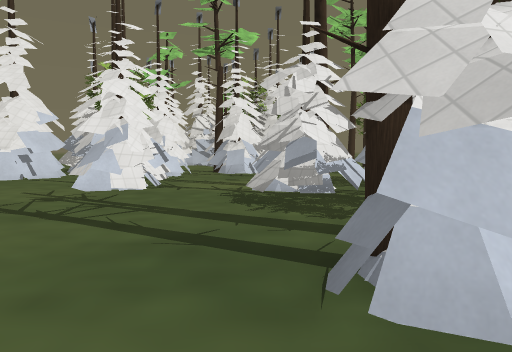
View 1 (above)

24 first-person views from a walk through a Godot game level. The camera is 1.4 m above the floor, tilts 4° down and sees 70° across. The floor is counted in squares, 2 m on a side. Each view is taken from the middle of a square. On the plan, view 1 faces up. The plan holds only what a view shows up to about 11 squares ahead; the rest is blank. The place goes on beyond the plan. Some surface patterns are stand-ins.

View 2
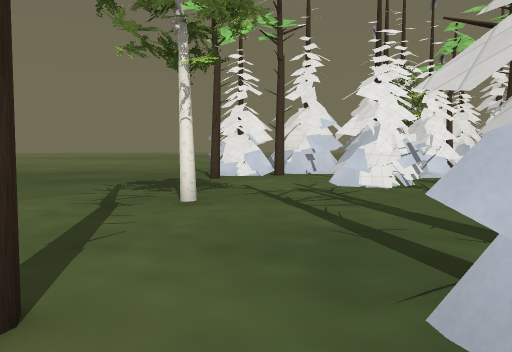

View 3
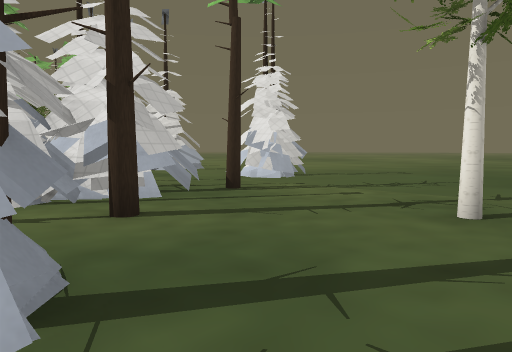

View 4
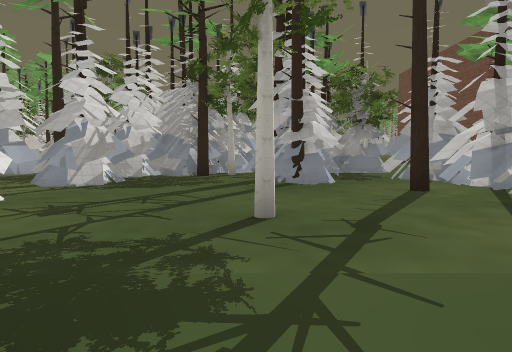

View 5
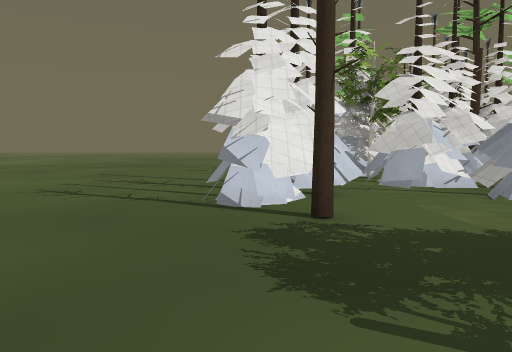

View 6
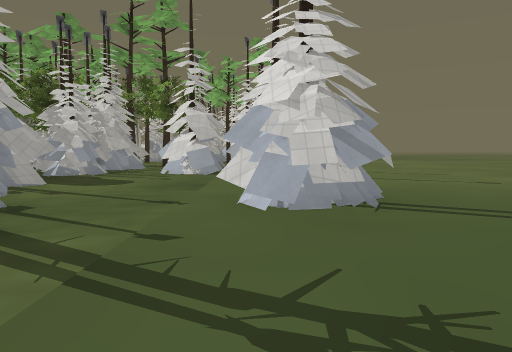

View 7
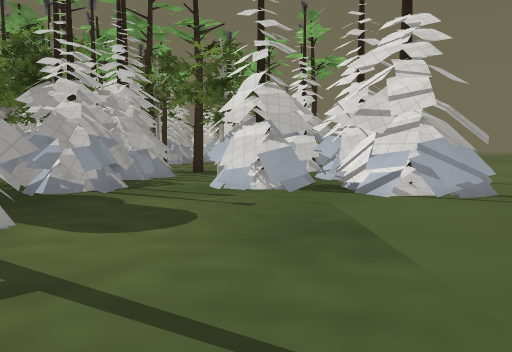

View 8
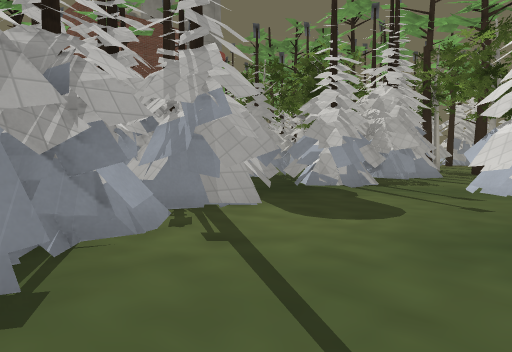

View 9
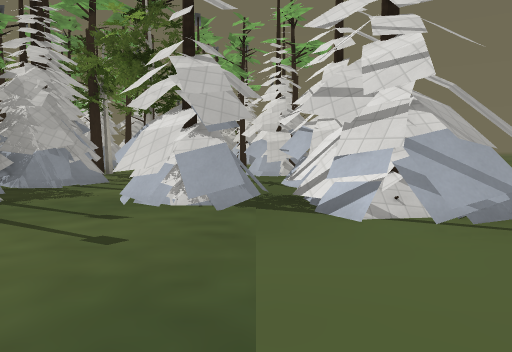

View 10
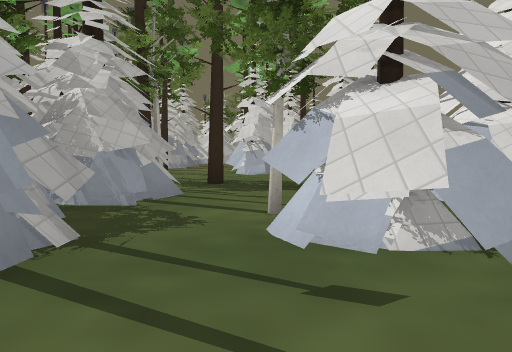

View 11
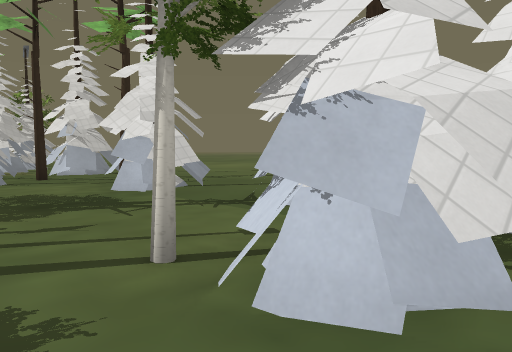

View 12
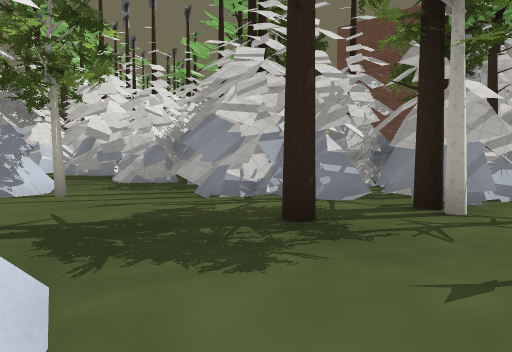

View 13
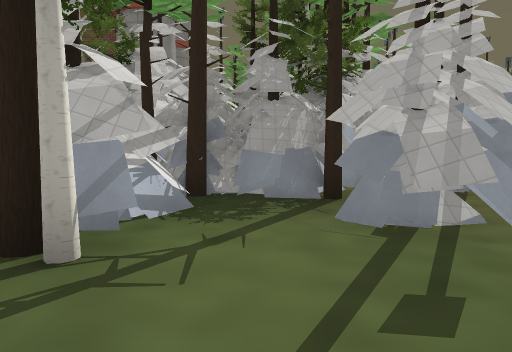

View 14
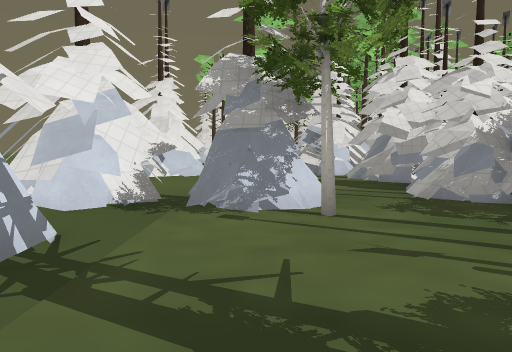

View 15
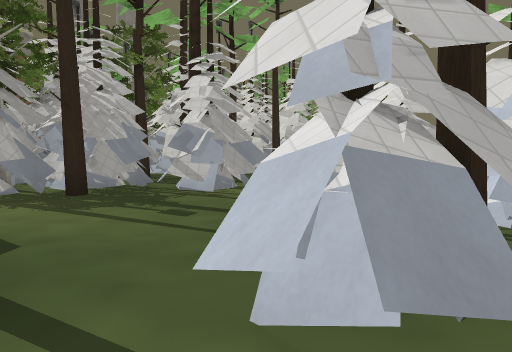

View 16
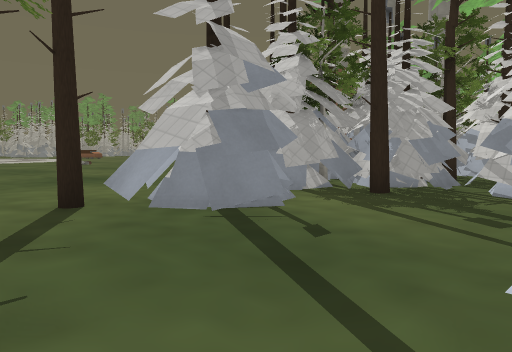

View 17
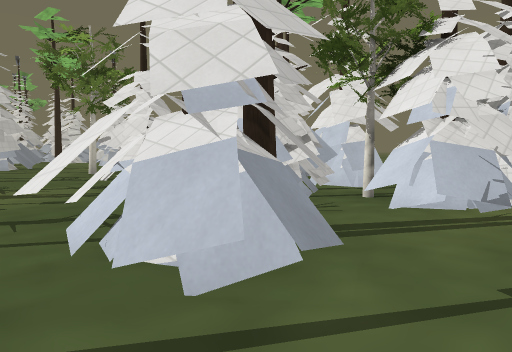

View 18
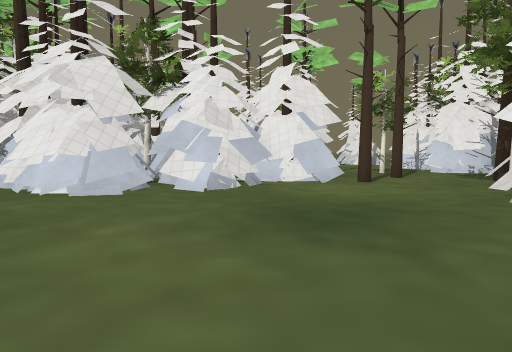

View 19
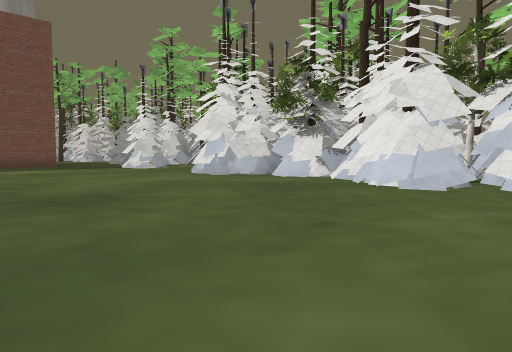

View 20
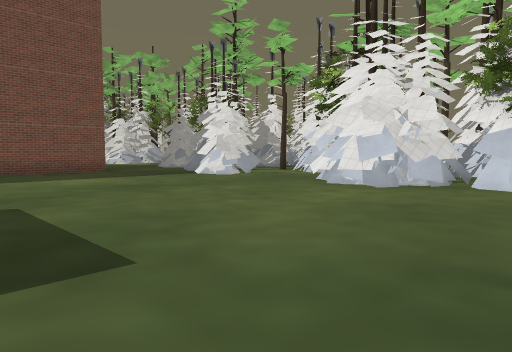

View 21
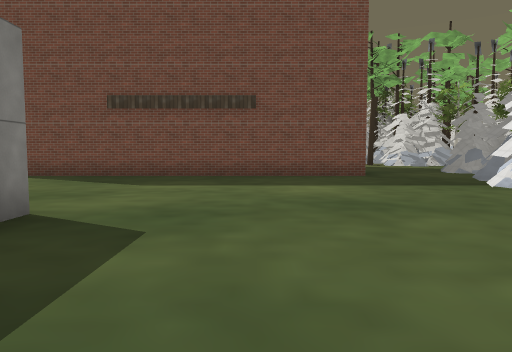

View 22
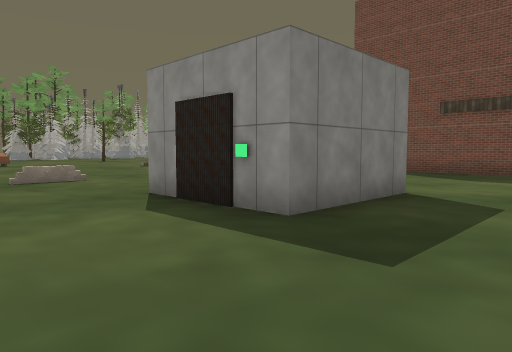

View 23
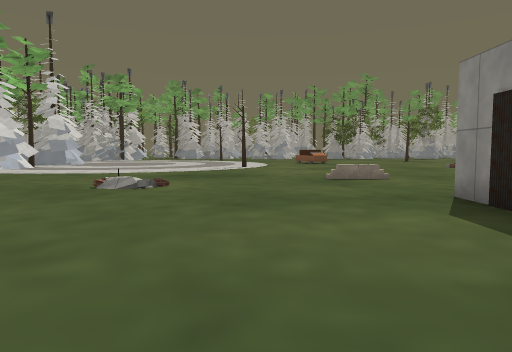

View 24
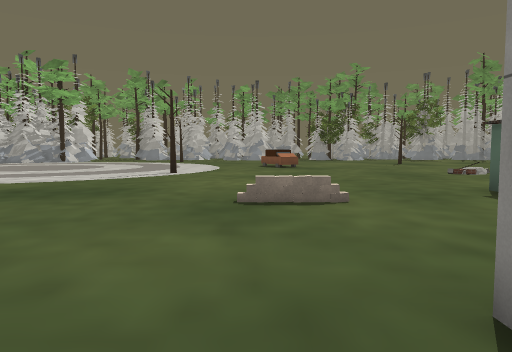

### Floor plan
Key: @ floor where view 1 was taken; # wall or solid block; x gap in a wall; . main floor; : floor 0.25 m higher than the main floor; / step, stairs or slope; T pine tree; S sandbag; R tree.
Columns run from 8 left of view 1 to 27 right of it. Each row starts with its distance up from view 1.
 14       .... #T.. #
 13    ##.............
 12    ###.T#...#T.......         ..
 11   ####.##..###.......       ....
 10 x #####.....###........    .....  ..
  9 .#####......###........  ...........
  8 .#T..#.....T####....... ............
  7 .##..##.#T######...........:........
  6 ..T..##.########....................
  5 ...........###T....................R
  4 ...........T###.....................
  3 .....#...######..............S......
  2 .........TT#####.......###...S.   ..
  1 ..........#.#  #.......#  ..........
  0 .......T@...#  #.......#    ........
 -1 ....T######## .........#      ......
 -2 .....#####    ..........      #.....
 -3 x##...###     ##.........        ../
 -4 .##....##     ##.........
 -5 .......##     ##..........
 -6  ......###    #...........
 -7 .........     ...##########
 -8 x##.##.##.   ##..
 -9 .#####.####
-10  .#.##..###
-11   #....##
-12   #....###
-13 .......####
-14 ..##..TT## T
-15 ..##...###.T
-16 ...........##
-17   T..##..#T##

Positions as (right, up) in squares from view 1, and headings:
1: (0, 0), facing up
2: (1, 0), facing up-left
3: (1, 4), facing down-left
4: (-7, 3), facing right
5: (-7, 2), facing up
6: (-6, 2), facing down
7: (-4, -2), facing down
8: (-5, -2), facing down-right
9: (-5, -4), facing down
10: (-3, -6), facing down
11: (-2, -8), facing down-left
12: (-5, -16), facing up-right
13: (-3, -16), facing right
14: (-4, -14), facing up
15: (0, 14), facing down
16: (0, 14), facing down-right
17: (1, 14), facing down-left
18: (13, 10), facing left
19: (14, 10), facing down-left
20: (14, 5), facing down-left
21: (12, 3), facing down
22: (12, 5), facing down-right
23: (12, 5), facing right
24: (16, 3), facing right
